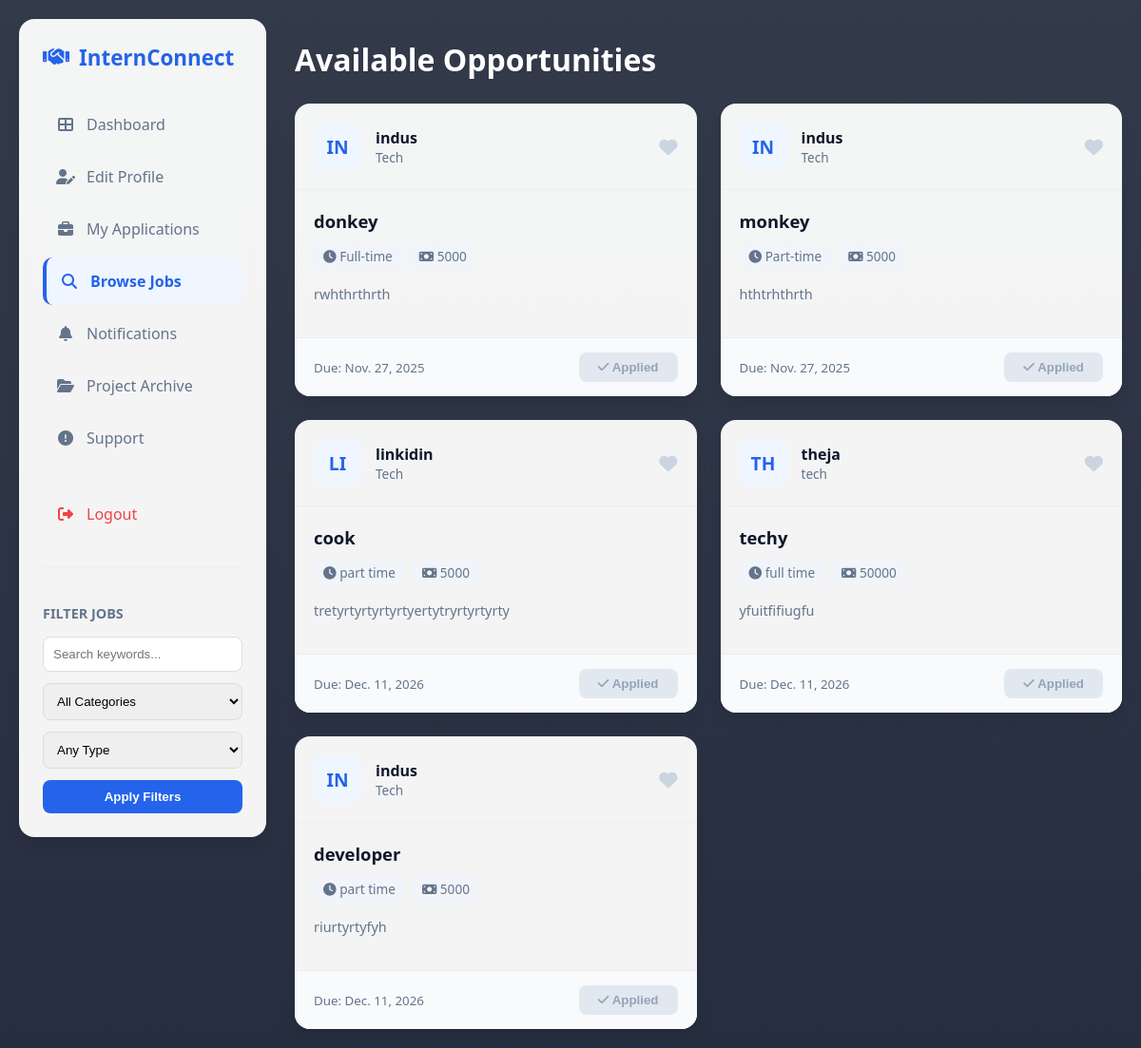
Screenshot of /application/ (signed in) with the database file from the repository.
### myapp/models.py (models this page shows, shortened)
class Internship(models.Model):
    company = models.ForeignKey(Employer, on_delete=models.CASCADE, null=True)
    positionTitle = models.CharField(max_length=100)
    positionDescription = models.TextField()
    department = models.CharField(max_length=100, choices=CATEGORY_CHOICES, default='Other') # Updated
    internshipType = models.CharField(max_length=100)
    startDate = models.DateField()
    duration = models.CharField(max_length=100)
    stipend = models.CharField(max_length=100)
    positionsAvailable = models.IntegerField(default=1)
    educationLevel = models.CharField(max_length=100)
    Skills = models.CharField(max_length=200)
    preferredSkills = models.CharField(max_length=200)
    applicationDeadline = models.DateField()
    howToApply = models.CharField(max_length=100)
    contactEmail = models.EmailField()
    contactPhone = models.CharField(max_length=20)
    status = models.CharField(max_length=20, default='Active') # 'Active' or 'Draft'

class Employer(models.Model):
    company_name = models.CharField(max_length=100)
    company_website = models.CharField(max_length=100)
    company_size = models.CharField(max_length=100)
    company_address = models.CharField(max_length=100)
    industry = models.CharField(max_length=100)
    first_name = models.CharField(max_length=100)
    last_name = models.CharField(max_length=100)
    email = models.EmailField(unique=True)
    password = models.CharField(max_length=100)
    rights = models.CharField(max_length=100, default='new company', null=True)
    verification_doc = models.FileField(upload_to='verification_docs/', null=True, blank=True)
    is_verified = models.BooleanField(default=False)

### myapp/views.py (the view)
# urls.py: path('application/', views.browse_internships, name='browse_internships'),
def browse_internships(request):
    if 'uid' not in request.session: return redirect('login')
    student = Register.objects.get(id=request.session['uid'])
    internships = Internship.objects.filter(status='Active').order_by('-id')
    query = request.GET.get('q')
    category = request.GET.get('category')
    location = request.GET.get('location')
    if query:
        internships = internships.filter(Q(positionTitle__icontains=query) | Q(company__company_name__icontains=query))
    if category and category != 'All':
        internships = internships.filter(department__icontains=category)
    if location:
        internships = internships.filter(internshipType__icontains=location)
    applied_ids = list(Applications.objects.filter(user=student).values_list('internship_id', flat=True))
    saved_ids = list(SavedInternship.objects.filter(student=student).values_list('internship_id', flat=True))
    return render(request, 'user/application.html',
                  {'inte': internships, 'applied_ids': applied_ids, 'saved_ids': saved_ids})

### myapp/templates/user/application.html (shortened to what this page needs)
<!DOCTYPE html>
<html lang="en">
<head>
    <link rel="stylesheet" href="https://cdnjs.cloudflare.com/ajax/libs/font-awesome/6.4.0/css/all.min.css">
</head>
<body>
    <div class="container">
        <div class="sidebar">
            <div class="brand"><i class="fas fa-handshake"></i> InternConnect</div>
            <a href="{% url 'user_dashboard' %}" class="menu-item"><i class="fas fa-th-large"></i> Dashboard</a>
            <a href="{% url 'user_edit' %}" class="menu-item"><i class="fas fa-user-edit"></i> Edit Profile</a>
            <a href="{% url 'my_applications' %}" class="menu-item"><i class="fas fa-briefcase"></i> My Applications</a>
            <a href="#" class="menu-item active"><i class="fas fa-search"></i> Browse Jobs</a>
            <a href="{% url 'my_notifications' %}" class="menu-item"><i class="fas fa-bell"></i> Notifications</a>
            <a href="{% url 'project_archive' %}" class="menu-item"><i class="fas fa-folder-open"></i> Project Archive</a>
            <a href="{% url 'file_complaint' %}" class="menu-item"><i class="fas fa-exclamation-circle"></i> Support</a>
            <a href="{% url 'logout' %}" class="menu-item" style="color: #ef4444; margin-top: 30px;"><i class="fas fa-sign-out-alt"></i> Logout</a>
            <div class="filter-section">
                <h4 style="font-size: 0.9rem; color: #64748b; margin-bottom: 15px; text-transform: uppercase;">Filter Jobs</h4>
                <form method="GET" action="{% url 'browse_internships' %}">
                    <input type="text" name="q" placeholder="Search keywords..." value="{{ request.GET.q }}" class="filter-input">
                    <select name="category" class="filter-input">
                        <option value="All">All Categories</option>
                    </select>
                    <select name="location" class="filter-input">
                        <option value="">Any Type</option>
                    </select>
                    <button type="submit" class="btn-filter">Apply Filters</button>
                </form>
            </div>
        </div>
        <div class="main-content">
            <div class="header"><h1>Available Opportunities</h1></div>
            <div class="job-grid">
                {% for i in inte %}
                <div class="card">
                    <div class="card-header">
                        <div class="logo">{{ i.company.company_name|slice:":2"|upper }}</div>
                        <div style="flex: 1;">
                            <h3 style="margin:0; font-size:1rem; color:var(--primary);">{{ i.company.company_name }}</h3>
                            <p style="margin:0; font-size:0.85rem; color:#64748b;">{{ i.company.industry }}</p>
                        </div>
                        <a href="{% url 'toggle_save' i.id %}" class="save-btn" style="color: {% if i.id in saved_ids %}#ef4444{% else %}#cbd5e1{% endif %};" title="Save Job">
                            <i class="fas fa-heart"></i>
                        </a>
                    </div>
                    <div class="card-body">
                        <span class="job-title">{{ i.positionTitle }}</span>
                        <div class="details">
                            <span><i class="fas fa-clock"></i> {{ i.internshipType }}</span>
                            <span><i class="fas fa-money-bill"></i> {{ i.stipend }}</span>
                        </div>
                        <p style="color:#64748b; font-size:0.9rem; line-height:1.5;">{{ i.positionDescription|truncatechars:90 }}</p>
                    </div>
                    <div class="card-footer">
                        <small style="color:#64748b;">Due: {{ i.applicationDeadline }}</small>
                        {% if i.id in applied_ids %}
                            <button class="btn-disabled"><i class="fas fa-check"></i> Applied</button>
                        {% else %}
                            <a href="{% url 'apply_internship' i.id %}" class="btn-apply">Apply Now</a>
                        {% endif %}
                    </div>
                </div>
                {% endfor %}
            </div>
        </div>
    </div>
</body>
</html>

### myapp/templates/user/application.html (style rules this page uses)
:root { --primary: #0f172a; --accent: #2563eb; --light: #f1f5f9; --shadow: 0 10px 15px -3px rgba(0,0,0,0.1); }
body { font-family: 'Segoe UI', sans-serif; margin: 0; padding: 20px; background: linear-gradient(rgba(15, 23, 42, 0.85), rgba(15, 23, 42, 0.9)), url('https://images.unsplash.com/photo-1497215728101-856f4ea42174?ixlib=rb-1.2.1&auto=format&fit=crop&w=1950&q=80'); background-size: cover; background-attachment: fixed; min-height: 100vh; }
.container { max-width: 1200px; margin: 0 auto; display: grid; grid-template-columns: 260px 1fr; gap: 30px; }
.sidebar { background: rgba(255, 255, 255, 0.95); backdrop-filter: blur(10px); border-radius: 16px; padding: 25px; height: fit-content; min-height: 80vh; position: sticky; top: 20px; box-shadow: var(--shadow); }
.brand { font-size: 1.4rem; font-weight: 700; color: var(--accent); margin-bottom: 30px; display: flex; align-items: center; gap: 10px; }
.menu-item { display: flex; align-items: center; gap: 12px; padding: 14px; color: #64748b; text-decoration: none; border-radius: 10px; margin-bottom: 5px; font-weight: 500; transition: 0.3s; }
.menu-item.active { background: #eff6ff; color: var(--accent); font-weight: 600; border-left: 4px solid var(--accent); }
.menu-item i { width: 20px; text-align: center; }
.filter-section { margin-top: 30px; padding-top: 20px; border-top: 1px solid #eee; }
.filter-input { width: 100%; padding: 10px; border: 1px solid #ddd; border-radius: 8px; margin-bottom: 12px; box-sizing: border-box; }
.btn-filter { width: 100%; padding: 10px; background: var(--accent); color: white; border: none; border-radius: 8px; cursor: pointer; font-weight: bold; }
.header { margin-bottom: 25px; color: white; }
.job-grid { display: grid; grid-template-columns: repeat(auto-fill, minmax(320px, 1fr)); gap: 25px; }
.card { background: rgba(255, 255, 255, 0.95); border-radius: 16px; overflow: hidden; box-shadow: var(--shadow); transition: 0.3s; display: flex; flex-direction: column; }
.card-header { padding: 20px; border-bottom: 1px solid #eee; display: flex; align-items: center; gap: 15px; }
.logo { width: 50px; height: 50px; background: #eff6ff; border-radius: 12px; display: flex; align-items: center; justify-content: center; font-weight: bold; color: var(--accent); font-size: 1.2rem; }
.card-body { padding: 20px; flex: 1; }
.job-title { font-size: 1.15rem; font-weight: 700; color: var(--primary); margin-bottom: 10px; display: block; }
.details { display: flex; flex-wrap: wrap; gap: 8px; margin-bottom: 15px; font-size: 0.85rem; color: #64748b; }
.details span { background: #f1f5f9; padding: 5px 10px; border-radius: 6px; }
.card-footer { padding: 15px 20px; background: #f8fafc; display: flex; justify-content: space-between; align-items: center; border-top: 1px solid #eee; }
.btn-disabled { background: #e2e8f0; color: #94a3b8; cursor: not-allowed; padding: 8px 20px; border-radius: 8px; font-weight: bold; border: none; }
.save-btn { font-size: 1.2rem; transition: 0.3s; }

### rows the page displays
Internship: company.company_name "IN", company.company_name "indus", company.industry "Tech", positionTitle "donkey", internshipType "Full-time", stipend "5000", positionDescription "rwhthrthrth", applicationDeadline "Nov. 27, 2025", shows "Applied"
Internship: company.company_name "IN", company.company_name "indus", company.industry "Tech", positionTitle "monkey", internshipType "Part-time", stipend "5000", positionDescription "hthtrhthrth", applicationDeadline "Nov. 27, 2025", shows "Applied"
Internship: company.company_name "LI", company.company_name "linkidin", company.industry "Tech", positionTitle "cook", internshipType "part time", stipend "5000", positionDescription "tretyrtyrtyrtyrtyertytryrtyrtyrty", applicationDeadline "Dec. 11, 2026", shows "Applied"
Internship: company.company_name "TH", company.company_name "theja", company.industry "tech", positionTitle "techy", internshipType "full time", stipend "50000", positionDescription "yfuitfifiugfu", applicationDeadline "Dec. 11, 2026", shows "Applied"
Internship: company.company_name "IN", company.company_name "indus", company.industry "Tech", positionTitle "developer", internshipType "part time", stipend "5000", positionDescription "riurtyrtyfyh", applicationDeadline "Dec. 11, 2026", shows "Applied"
